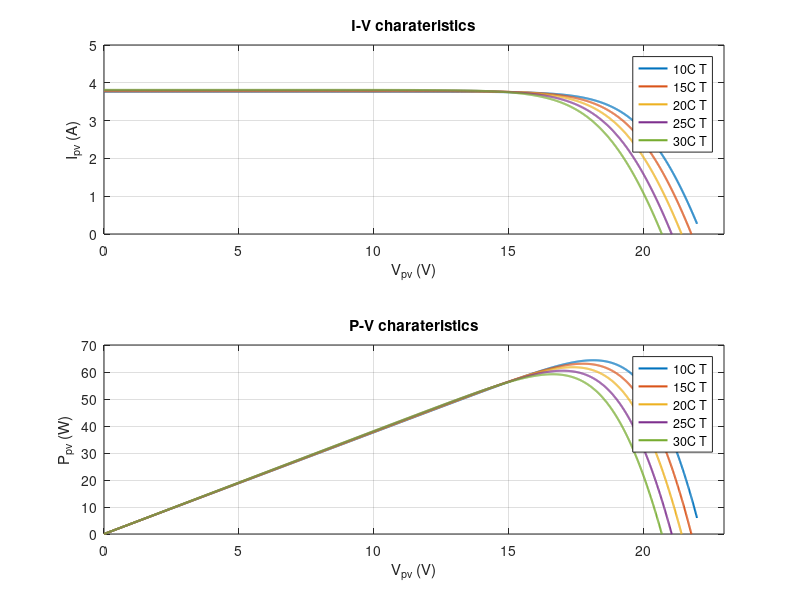

Write the MATLAB code that produced this figure.
clear all
clc
Va=0:.01:22;
Suns=1;
TaC=10:5:30;
lva=length(Va);
lT=length(TaC);

Ipv=zeros(size(Va));
for s=1:1:lT    
for i=1:1:lva
k=1.38e-23;
q=1.6e-19;
A=1.2;
Vg=1.12;
Ns=36;
T1=273+25;
Voc_T1=21.06/Ns;
Isc_T1=3.80;
T2=273+75;
Voc_T2=17.05/Ns;
Isc_T2=3.92;
TarK=273+TaC(s);
Tref=273+25;
Iph_T1=Isc_T1*Suns;
a=(Isc_T2-Isc_T1)/Isc_T1*1/(T2-T1);
Iph=Iph_T1*(1+a*(TarK-T1));
Vt_T1=k*T1/q;
Ir_T1=Isc_T1/(exp(Voc_T1/(A*Vt_T1))-1);
Ir_T2=Isc_T2/(exp(Voc_T2/(A*Vt_T1))-1);
b=Vg*q/(A*k);
Ir=Ir_T1*(TarK/T1).^(3/A).*exp(-b.*(1./TarK-1/T1));
X2v=Ir_T1/(A*Vt_T1)*exp(Voc_T1/(A*Vt_T1));
dVdI_Voc=-1.15/Ns/2;
Rs=-dVdI_Voc-1/X2v;
Vt_Ta=A*k*TarK/q;
Vc=Va(i)/Ns;
Ia=zeros(size(Vc));
for j=1:1:100
    Ia=Ia-(Iph-Ia-Ir*(exp((Vc+Ia*Rs)/Vt_Ta)-1))./(-1-Ir*(exp((Vc+Ia*Rs)/Vt_Ta)-1).*Rs/Vt_Ta);
end
Ipv(s,i)=Ia;
Ppv(s,i)=Va(i)*Ia;
end
end
axes1 = axes('Parent',figure,'OuterPosition',[0 0.5 1 0.5]);
xlim(axes1,[0 23]);
ylim(axes1,[0 5]);
box(axes1,'on');
grid(axes1,'on');
hold(axes1,'all');
title('I-V charateristics');
xlabel('V_p_v (V)');
ylabel('I_p_v (A)');
plot1 = plot(Va(1,:),Ipv(:,:),'Parent',axes1,'LineWidth',1.5);
set(plot1(1),'DisplayName','10C T');
set(plot1(2),'DisplayName','15C T');
set(plot1(3),'DisplayName','20C T');
set(plot1(4),'DisplayName','25C T');
set(plot1(5),'DisplayName','30C T');
axes2 = axes('OuterPosition',[0 0 1 0.5]);
xlim(axes2,[0 23]);
ylim(axes2,[0 70]);
box(axes2,'on');
grid(axes2,'on');
hold(axes2,'all');
title('P-V charateristics');
xlabel('V_p_v (V)');
ylabel('P_p_v (W)');
plot2 = plot(Va(1,:),Ppv(:,:),'Parent',axes2,'LineWidth',1.5);
set(plot2(1),'DisplayName','10C T');
set(plot2(2),'DisplayName','15C T');
set(plot2(3),'DisplayName','20C T');
set(plot2(4),'DisplayName','25C T');
set(plot2(5),'DisplayName','30C T');
legend1 = legend(axes2,'show');

legend2 = legend(axes1,'show');
